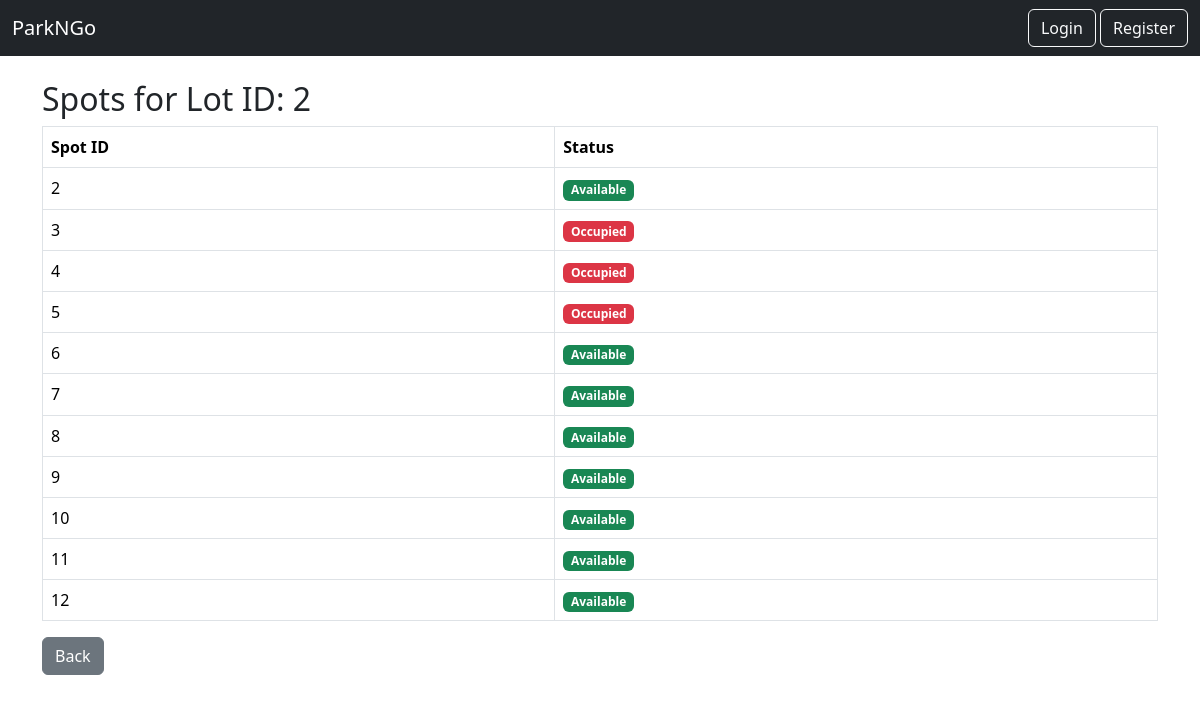
The page /admin/lot/2 (signed in) on the database its author committed.
### tables this page shows
CREATE TABLE parking_spots (
            id INTEGER PRIMARY KEY AUTOINCREMENT,
            lot_id INTEGER NOT NULL,
            status TEXT NOT NULL CHECK(status IN ('A','O')),
            FOREIGN KEY (lot_id) REFERENCES parking_lots(id) ON DELETE CASCADE
        );

### controllers/admin_routes.py (the view)
@admin_bp.route("/lot/<int:lot_id>")
def view_lot(lot_id):
    if not _require_admin():
        flash("Admin access required.", "danger")
        return redirect(url_for("login"))
    spots = parking_models.get_spots_by_lot(lot_id)
    return render_template("manage_spots.html", spots=spots, lot_id=lot_id)

### controllers/admin_routes.py (called while the page is built)
def _require_admin():
    return session.get("role") == "admin"

### parking_models.py (called while the page is built)
def get_connection():
    conn = sqlite3.connect(DB_PATH)
    conn.execute("PRAGMA foreign_keys = ON;")
    return conn

def get_spots_by_lot(lot_id):
    conn = get_connection()
    c = conn.cursor()
    c.execute("SELECT * FROM parking_spots WHERE lot_id=?;", (lot_id,))
    rows = c.fetchall()
    conn.close()
    return rows

### templates/manage_spots.html (shortened to what this page needs)
{% extends "base.html" %}
{% block content %}
<h2>Spots for Lot ID: {{ lot_id }}</h2>
<table class="table table-bordered">
  <thead>
    <tr>
      <th>Spot ID</th><th>Status</th>
    </tr>
  </thead>
  <tbody>
    {% for spot in spots %}
    <tr>
      <td>{{ spot[0] }}</td>
      <td>
        {% if spot[2] == 'A' %}
          <span class="badge bg-success">Available</span>
        {% else %}
          <span class="badge bg-danger">Occupied</span>
        {% endif %}
      </td>
    </tr>
    {% endfor %}
  </tbody>
</table>
<a href="{{ url_for('admin_bp.dashboard') }}" class="btn btn-secondary">Back</a>
{% endblock %}

### rows shown on the page
parking_spots: id "2", status "Available"
parking_spots: id "3", status "Occupied"
parking_spots: id "4", status "Occupied"
parking_spots: id "5", status "Occupied"
parking_spots: id "6", status "Available"
parking_spots: id "7", status "Available"
parking_spots: id "8", status "Available"
parking_spots: id "9", status "Available"
parking_spots: id "10", status "Available"
parking_spots: id "11", status "Available"
parking_spots: id "12", status "Available"

### other values the page prints
{{ lot_id }} "2"
